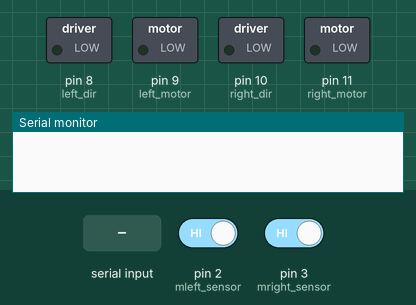
Recording of a sketch running on a simulated Arduino Uno, built with avr-gcc and run on an emulated ATmega328P. Shown: switched loads named in the sketch (green lamp = pin HIGH), the last lines printed to the serial monitor. Inputs (shaded band) come from the test bench; at power-on: pin 2 (mleft_sensor) HIGH, pin 3 (mright_sensor) HIGH.

Above: at 1.2 s.
1.3 s: "1\n" received over Serial
At 3.3 s:
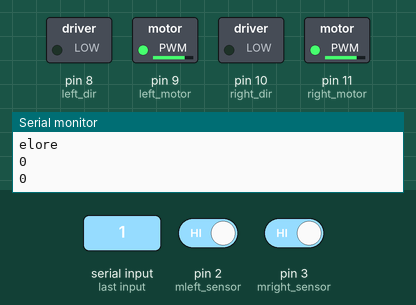
3.8 s: "2\n" received over Serial
At 6.6 s:
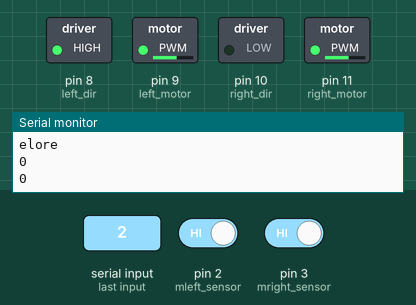
6.8 s: pin 2 (mleft_sensor) driven LOW
At 7.9 s:
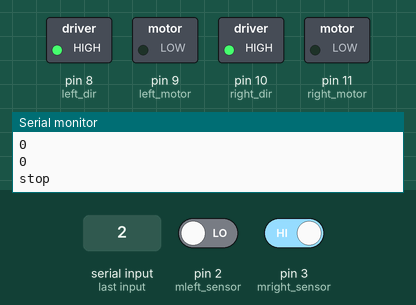
8.3 s: "3\n" received over Serial
At 9.9 s:
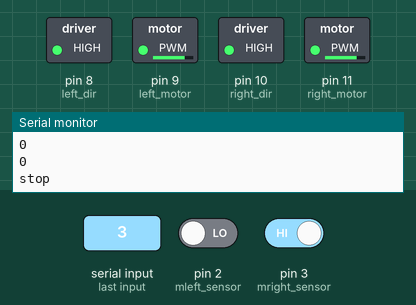
10.8 s: "4\n" received over Serial
At 12.0 s:
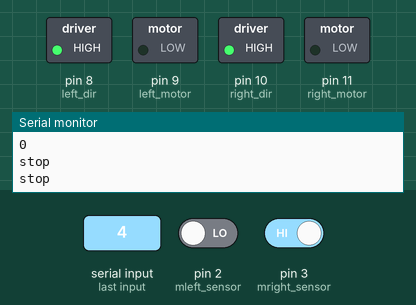
12.3 s: "1,90\n" received over Serial
At 13.4 s:
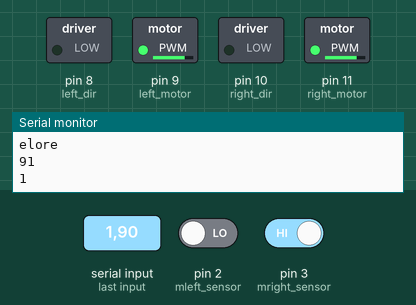
Timing chart, 0 to 14.8 s (numbered marks = the images above; inputs shaded):
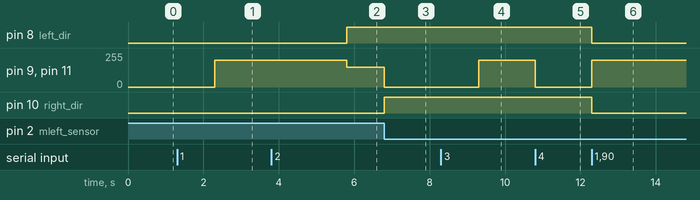

The sketch:

robot_drive.ino
```cpp
int left_motor = 9;
int right_motor = 11;
int left_dir = 8;
int right_dir = 10;

int mleft_sensor=2;
int mright_sensor=3;

int button_pin=7;

int forward_speed = 200;
int turn_speed = 150;

//int distance_sensors[];

volatile long left_steps = 0;
volatile long right_steps = 0;

long left_target = 0;
long right_target = 0;

volatile bool stop_flag = false;

volatile bool button_pressed = false;
volatile int button_debounce = 0;

void lstep_interrupt();
void rstep_interrupt();
void forward(int unit);
void backward(int unit);
//int digitalPinToInterrupt(int pint);
void turn(int direction, int unit);
void stop();
void button_press();

void setup()
{
	pinMode(mleft_sensor,INPUT);
	pinMode(mright_sensor,INPUT);
	pinMode(left_motor,OUTPUT);
	pinMode(right_motor,OUTPUT);
	pinMode(left_dir,OUTPUT);
	pinMode(right_dir,OUTPUT);

  pinMode(button_pin,INPUT);
  pinMode(12,INPUT);
  attachInterrupt(digitalPinToInterrupt(button_pin), button_press,FALLING);


	attachInterrupt(digitalPinToInterrupt(mleft_sensor), lstep_interrupt, FALLING);
	attachInterrupt(digitalPinToInterrupt(mright_sensor), rstep_interrupt, FALLING);
	Serial.begin(9600);

}

void loop()
{
	if(Serial.available())
	{
		int action = Serial.parseInt();

		switch(action){
				case 1:
					forward(Serial.parseInt());
					Serial.println("elore");
					Serial.println(left_target);
					Serial.println(left_steps);
					break;
				case 2:
					turn(Serial.parseInt(),Serial.parseInt());
				case 3:
					backward(Serial.parseInt());
					break;
        case 4:
          stop_flag=true;
          break;

		}
	}

	if(stop_flag){
			stop();
		Serial.println("stop");
		stop_flag = false;
    left_target=left_steps;
    right_target = right_steps;
	}

	if(button_pressed){
	    Serial.println("button pressed");
     Serial.println(button_debounce++);
     button_pressed = false;

  }
}

void stop(){
	analogWrite(left_motor,0);
	analogWrite(right_motor,0);
}

void forward(int unit)
{
	int leftpos = left_steps;
	int rightpos = right_steps;

	digitalWrite(left_dir,0);
	digitalWrite(right_dir,0);

	analogWrite(left_motor,forward_speed);
	analogWrite(right_motor,forward_speed);

	left_target = leftpos+unit;
	right_target = rightpos+unit;


}

void backward(int unit)
{
	int leftpos = left_steps;
	int rightpos = right_steps;

	digitalWrite(left_dir,1);
	digitalWrite(right_dir,1);

	analogWrite(left_motor,forward_speed);
	analogWrite(right_motor,forward_speed);

	left_target = leftpos+unit;
	right_target = rightpos+unit;


}

void turn(int direction, int unit)
{
	int leftpos = left_steps;
	int rightpos = right_steps;

	if(direction){
		digitalWrite(left_dir,0);
		digitalWrite(right_dir,1);
	}else{
		digitalWrite(left_dir,1);
		digitalWrite(right_dir,0);
	}

	analogWrite(left_motor,turn_speed);
	analogWrite(right_motor,turn_speed);

	left_target = leftpos+unit;
	right_target = rightpos+unit;


}

void lstep_interrupt()
{
	++left_steps;

	stop_flag = left_steps > left_target;
}

void rstep_interrupt()
{
	++right_steps;

	stop_flag = right_steps > right_target;
}

void button_press()
{
  //button_debounce = button_debounce > 1000 ? 0 : ++button_debounce;
  button_pressed = true;//button_debounce == 0;
}
```

Measured:
- after the input at 1.3 s, pin 9 (left_motor), pin 11 (right_motor): 0/255 → 200/255 after 1.0 s
- after the input at 3.8 s, pin 8 (left_dir): LOW → HIGH after 2.0 s; pin 9 (left_motor), pin 11 (right_motor): 200/255 → 150/255 after 2.0 s
- after the input at 6.8 s, pin 9 (left_motor), pin 11 (right_motor): 150/255 → 0/255 at once
- after the input at 8.3 s, pin 9 (left_motor), pin 11 (right_motor): 0/255 → 200/255 after 1.0 s
- after the input at 10.8 s, pin 9 (left_motor), pin 11 (right_motor): 200/255 → 0/255 at once
- after the input at 12.3 s, pin 8 (left_dir), pin 10 (right_dir): HIGH → LOW at once; pin 9 (left_motor), pin 11 (right_motor): 0/255 → 200/255 at once
